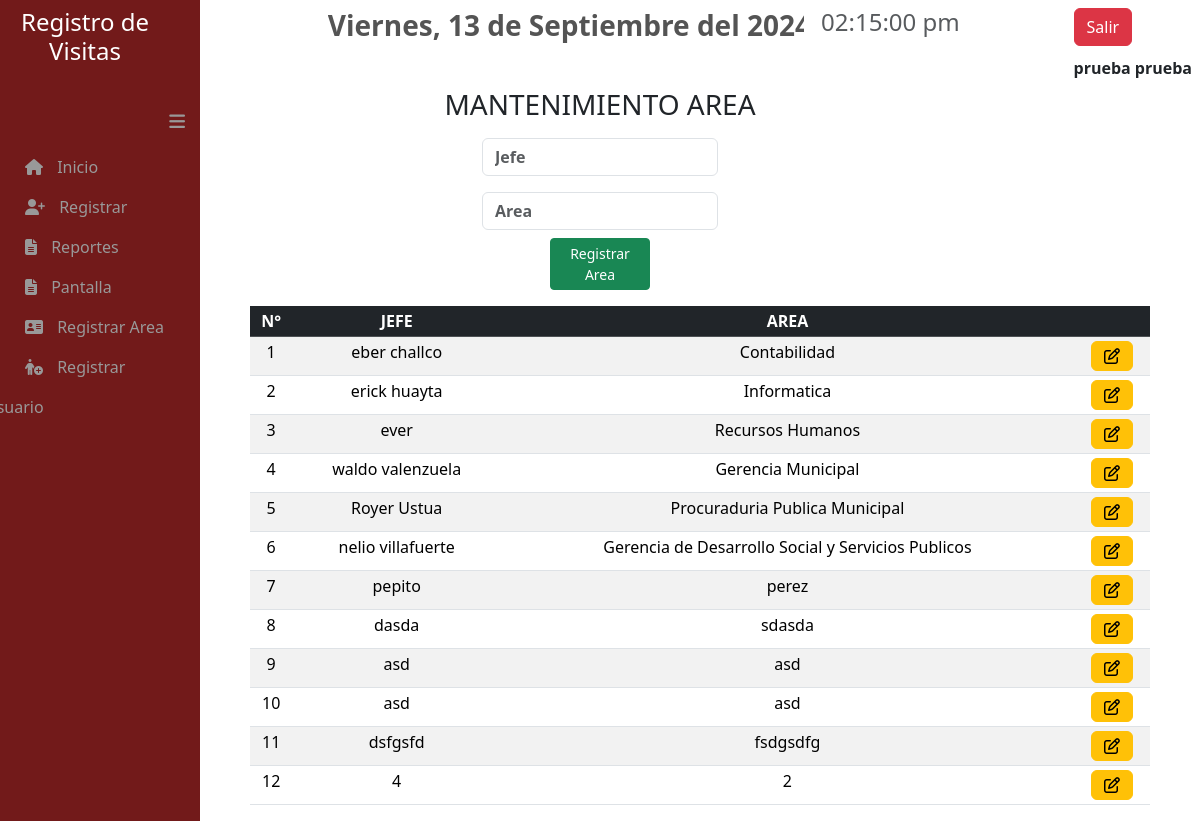
The page /Vista/area.php (signed in) on the database as committed earlier.
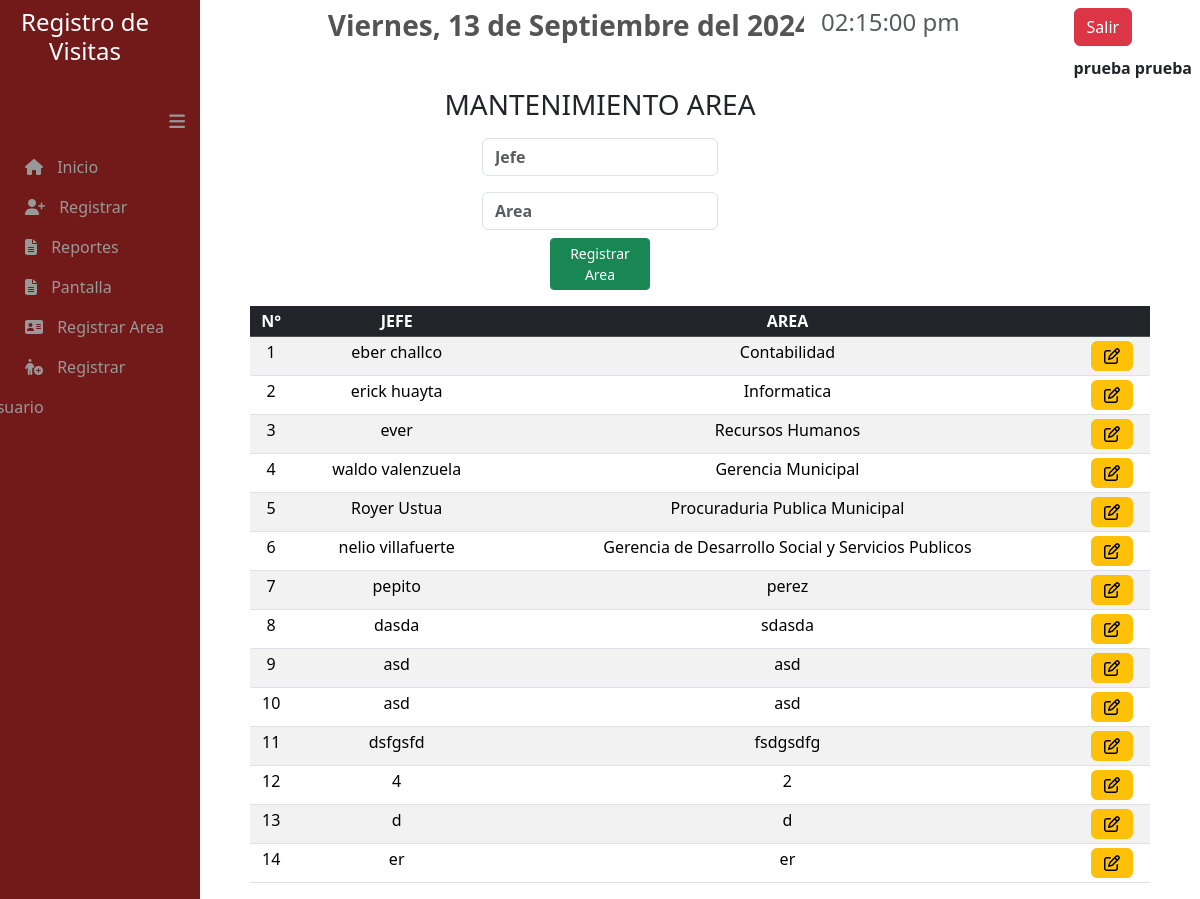
The same page on the database as committed later.
### tables this page shows
CREATE TABLE IF NOT EXISTS `area` (
  `id` int(11) NOT NULL,
  `jefe` varchar(255) NOT NULL,
  `nombre` varchar(255) NOT NULL,
  `estado` int(5) NOT NULL
);

### Modelo/conexion.php (called while the page is built, shortened)
<?php
class conectar
{
	private $miConexion;
	function __construct()
	{
		$this->servername = "localhost";
		$this->database = "registro_visitas";
		$this->username = "root";
		$this->password = "";
		$this->host = "3306";
		$this->miConexion = new mysqli($this->servername, $this->username, $this->password, $this->database, $this->host);
	}
	function Ejecutar_Consulta($strQuery)
	{
		$resultado = $this->miConexion->query($strQuery);
		return $resultado;
	}
}

### Modelo/M_area.php (called while the page is built, shortened)
<?php
require_once 'conexion.php';
class M_area
{
    function traer_area(){
        $query="select * from area";
        $conn = new conectar();
        $resultado = $conn->Ejecutar_Consulta($query);
        return $resultado;
    }
}

### Vista/area.php (the view, shortened to what this page needs)
<?php
include "../Vista/menu.php";
require_once '../Modelo/M_area.php';
?>
<html>
<head>
    <link href="https://cdn.jsdelivr.net/npm/bootstrap@5.3.3/dist/css/bootstrap.min.css" rel="stylesheet"
>
</head>
<body>
    <center><h3>MANTENIMIENTO AREA</h3></center>
    <form action="../Controlador/C_agregar_area.php" method="POST">
        <div>
            <div class="d-grid gap-2  mx-auto p-2" style="width:21%">
                <input type="text" class="form-control fw-bold" name="jefe_area" id="jefe_area" placeholder="Jefe" required>
            </div>
            <div class="d-grid gap-2  mx-auto p-2" style="width:21%">
                <input type="text" class="form-control fw-bold" name="nombre_area" id="nombre_area" placeholder="Area" required>
            </div>
        </div>
        <div class="d-grid gap-2 col-1 mx-auto">
            <button type="submit" class="btn btn-success btn-sm" name="btn_guardar" id="btn_guardar"
                value="ok">Registrar Area</button>
        </div>
    </form>
    <div style="margin-left:250px;margin-right:50px;">
        <table class="table table-striped table-hover table-sm" id="mitabla">
            <thead class="table-dark">
                <tr>
                    <th scope="col" style="width: fit-content">
                        <center>N°</center>
                    </th>
                    <th scope="col" style="width: fit-content">
                        <center>JEFE</center>
                    </th>
                    <th scope="col" style="width: fit-content">
                        <center>AREA</center>
                    </th>
                    <th></th>
                </tr>
            </thead>
            <tbody>
                <?php
                $consulta = new M_area();
                $resultado = $consulta->traer_area();
                $num = 1;
                while ($datos = $resultado->fetch_object()) { ?>
                    <tr>
                        <td style="width: fit-content">
                            <center><?php echo $num; ?></center>
                        </td>
                        <td style="width: fit-content">
                            <center><?php echo $datos->jefe; ?></center>
                        </td>
                        <td style="width: fit-content">
                            <center><?php echo $datos->nombre; ?></center>
                        </td>
                        <td style="width: fit-content;">
                            <center> <a href="editar.php?id=<?php echo $datos->id ?>" class="btn btn-small btn-warning"
                                    title="Editar"><i class="fa-regular fa-pen-to-square"></i></a>
                            </center>
                        </td>
                    </tr>
                    <?php $num = $num + 1;
                } ?>
            </tbody>
        </table>
    </div>
</body>

Rows that differ between the two databases and show on the page:
added area: jefe "d", nombre "d"
added area: jefe "er", nombre "er"
